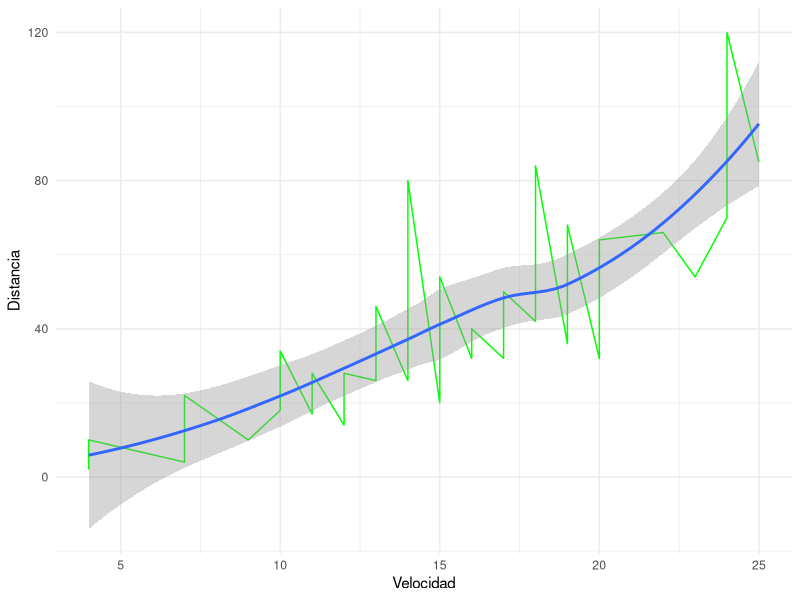

Source code (R):

library(tidyverse)


cars %>% 
  ggplot(aes(speed, dist)) +
  geom_line(colour = '#00ff00') +
  geom_smooth() +
  labs(x = 'Velocidad', y = 'Distancia') +
  theme_minimal()
